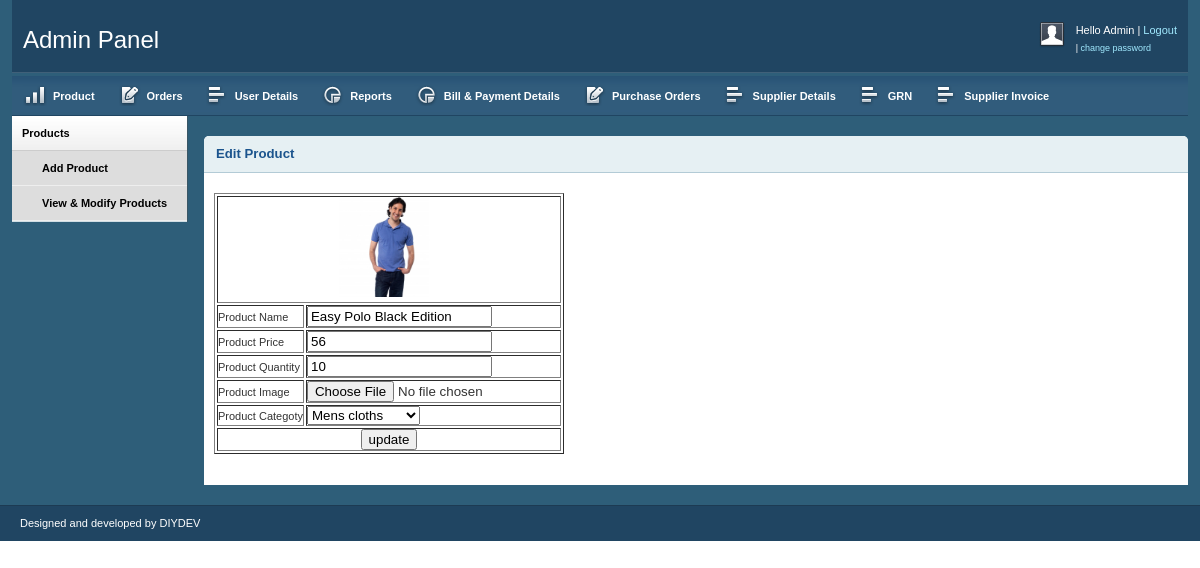
Page /admin/edit.php?id=10 (signed in) on the committed database.
### tables this page shows
CREATE TABLE `tbl_product` (
  `p_id` int(10) NOT NULL,
  `p_name` varchar(150) NOT NULL,
  `price` int(11) NOT NULL,
  `p_quantity` int(11) NOT NULL,
  `product_image` varchar(500) NOT NULL,
  `category` varchar(50) NOT NULL
);

### admin/edit.php (the view, shortened to what this page needs)
<?php
include "admin_header.php";
$link=mysqli_connect("localhost","root","");
mysqli_select_db($link,"online_shopping");
$id = $_GET["id"];
$res= mysqli_query($link,"select * from tbl_product where p_id=$id");
while($row=mysqli_fetch_array($res))
{
	$p_name= $row["p_name"];
	$price= $row["price"];
	$p_quantity= $row["p_quantity"];
	$product_image= $row["product_image"];
	$category= $row["category"];
}
?>
        <div class="grid_2">
            <div class="box sidemenu">
                <div class="block" id="section-menu">
                    <ul class="section menu">
                        <li><a class="menuitem">Products</a>
                            <ul class="submenu">
                                <li><a href="add_product.php">Add Product</a> </li>
                                <li><a href="display_item.php">View & Modify Products</a> </li>
                            </ul>
                        </li>
                    </ul>
                </div>
            </div>
        </div>
        <div class="grid_10">
            <div class="box round first">
                <h2>
                    Edit Product</h2>
                <div class="block">
					<form name="form1" action="" method="post" enctype="multipart/form-data">
					<table border="1">
                    <tr>
                    <td colspan="2" align="center">
                    	<img src="../user/<?php echo $product_image;?>" height="100" width="100" />
                    </td>
                    </tr>
					<tr>
					<td>Product Name</td>
					<td><input type="text" name="pnm" value="<?php echo $p_name; ?>"></td>
					</tr>
					<tr>
					<td>Product Price</td>
					<td><input type="text" name="pprice" value="<?php echo $price; ?>"></td>
					</tr>
					<tr>
					<td>Product Quantity</td>
					<td><input type="text" name="pqty" value="<?php echo $p_quantity; ?>"></td>
					</tr>
					<tr>
					<td>Product Image</td>
					<td><input type="file" name="pimage"></td>
					</tr>
					<tr>
					<td>Product Categoty</td>
					<td>
					<select name="pcategory" value="<?php echo $category; ?>" >
                                             <option value="Mens cloths">Mens cloths</option>
                    </select>
					</td>
					</tr>
					<tr>
					<td colspan="2" align="center"><input type="submit" name="submit111" value="update"></td>
				</tr>
					</table>
					</form>
                </div>
            </div>
<?php
include "admin_footer.php";
?>

### admin/css/grid.css (style rules this page uses)
.grid_1, .grid_2, .grid_3, .grid_4, .grid_5, .grid_6, .grid_7, .grid_8, .grid_9, .grid_10, .grid_11, .grid_12, .grid_13, .grid_14, .grid_15, .grid_16 { display: inline; float: left; margin-left: 1%; margin-right: 1%; }
.container_12 .grid_2 { width: 14.666%; }
.container_12 .grid_10 { width: 81.333%; }

### admin/css/layout.css (style rules this page uses)
body { background: #fff; color: #333; font-size: 11px; padding: 0 0 0px; }
a { color: #000; font-weight:bold; text-decoration: none; }
h1, h2, h3, h4, h5, h6 { line-height:1.2em; margin-bottom:.3em; }
h2 { margin-top:1em; }
.box { background:#fff; margin-bottom:20px; padding:10px 10px 10px 10px; margin-left:-8px; }
.box.round { -moz-border-radius: 5px 5px 0px 0px; -webkit-border-radius: 5px 5px 0px 0px; border-radius: 5px 5px 0px 0px; }
.box h2 { font-size:1.2em; font-weight:bold; color:#1B548D; background:#E6F0F3; margin:-10px -10px 0 -10px; padding:10px 12px; border-bottom:1px solid #B3CBD6; -moz-border-radius: 5px 5px 0px 0px; -webkit-border-radius: 5px 5px 0px 0px; border-radius: 5px 5px 0px 0px; }
.box.first { margin-top:20px; }
.block { padding-top:20px; }
.box.sidemenu { background-color:#D1DEE4; border-right:1px solid #3A5665; padding:0px; margin:0px; cursor:pointer; }
.box.sidemenu .block { padding-top:0px; margin-top:0px; }
ul, ol { padding-top:0; }
ul.menu { list-style:none; border-top:1px solid #bbb; }
ul.menu li { margin:0; }
ul.menu li a { display:block; padding:4px 10px; border-bottom:1px solid #ccc; }
ul.menu ul { list-style:none; margin:0; }
ul.menu ul li a { padding-left:30px; }
ul.section { border-top:0; margin-bottom:0; }
ul.section li a { background:url(../img/sidemenu-repeat.jpg) repeat-x; line-height:26px; }
ul.section li li a { background:#ddd; border-bottom:1px solid #eee; }
ul.section ul li { text-transform:none; }
.block { padding-bottom:1px; }

### rows in the picture
tbl_product: product_image (picture), pnm "Easy Polo Black Edition", pprice "56", pqty "10", pcategory "Mens cloths"
